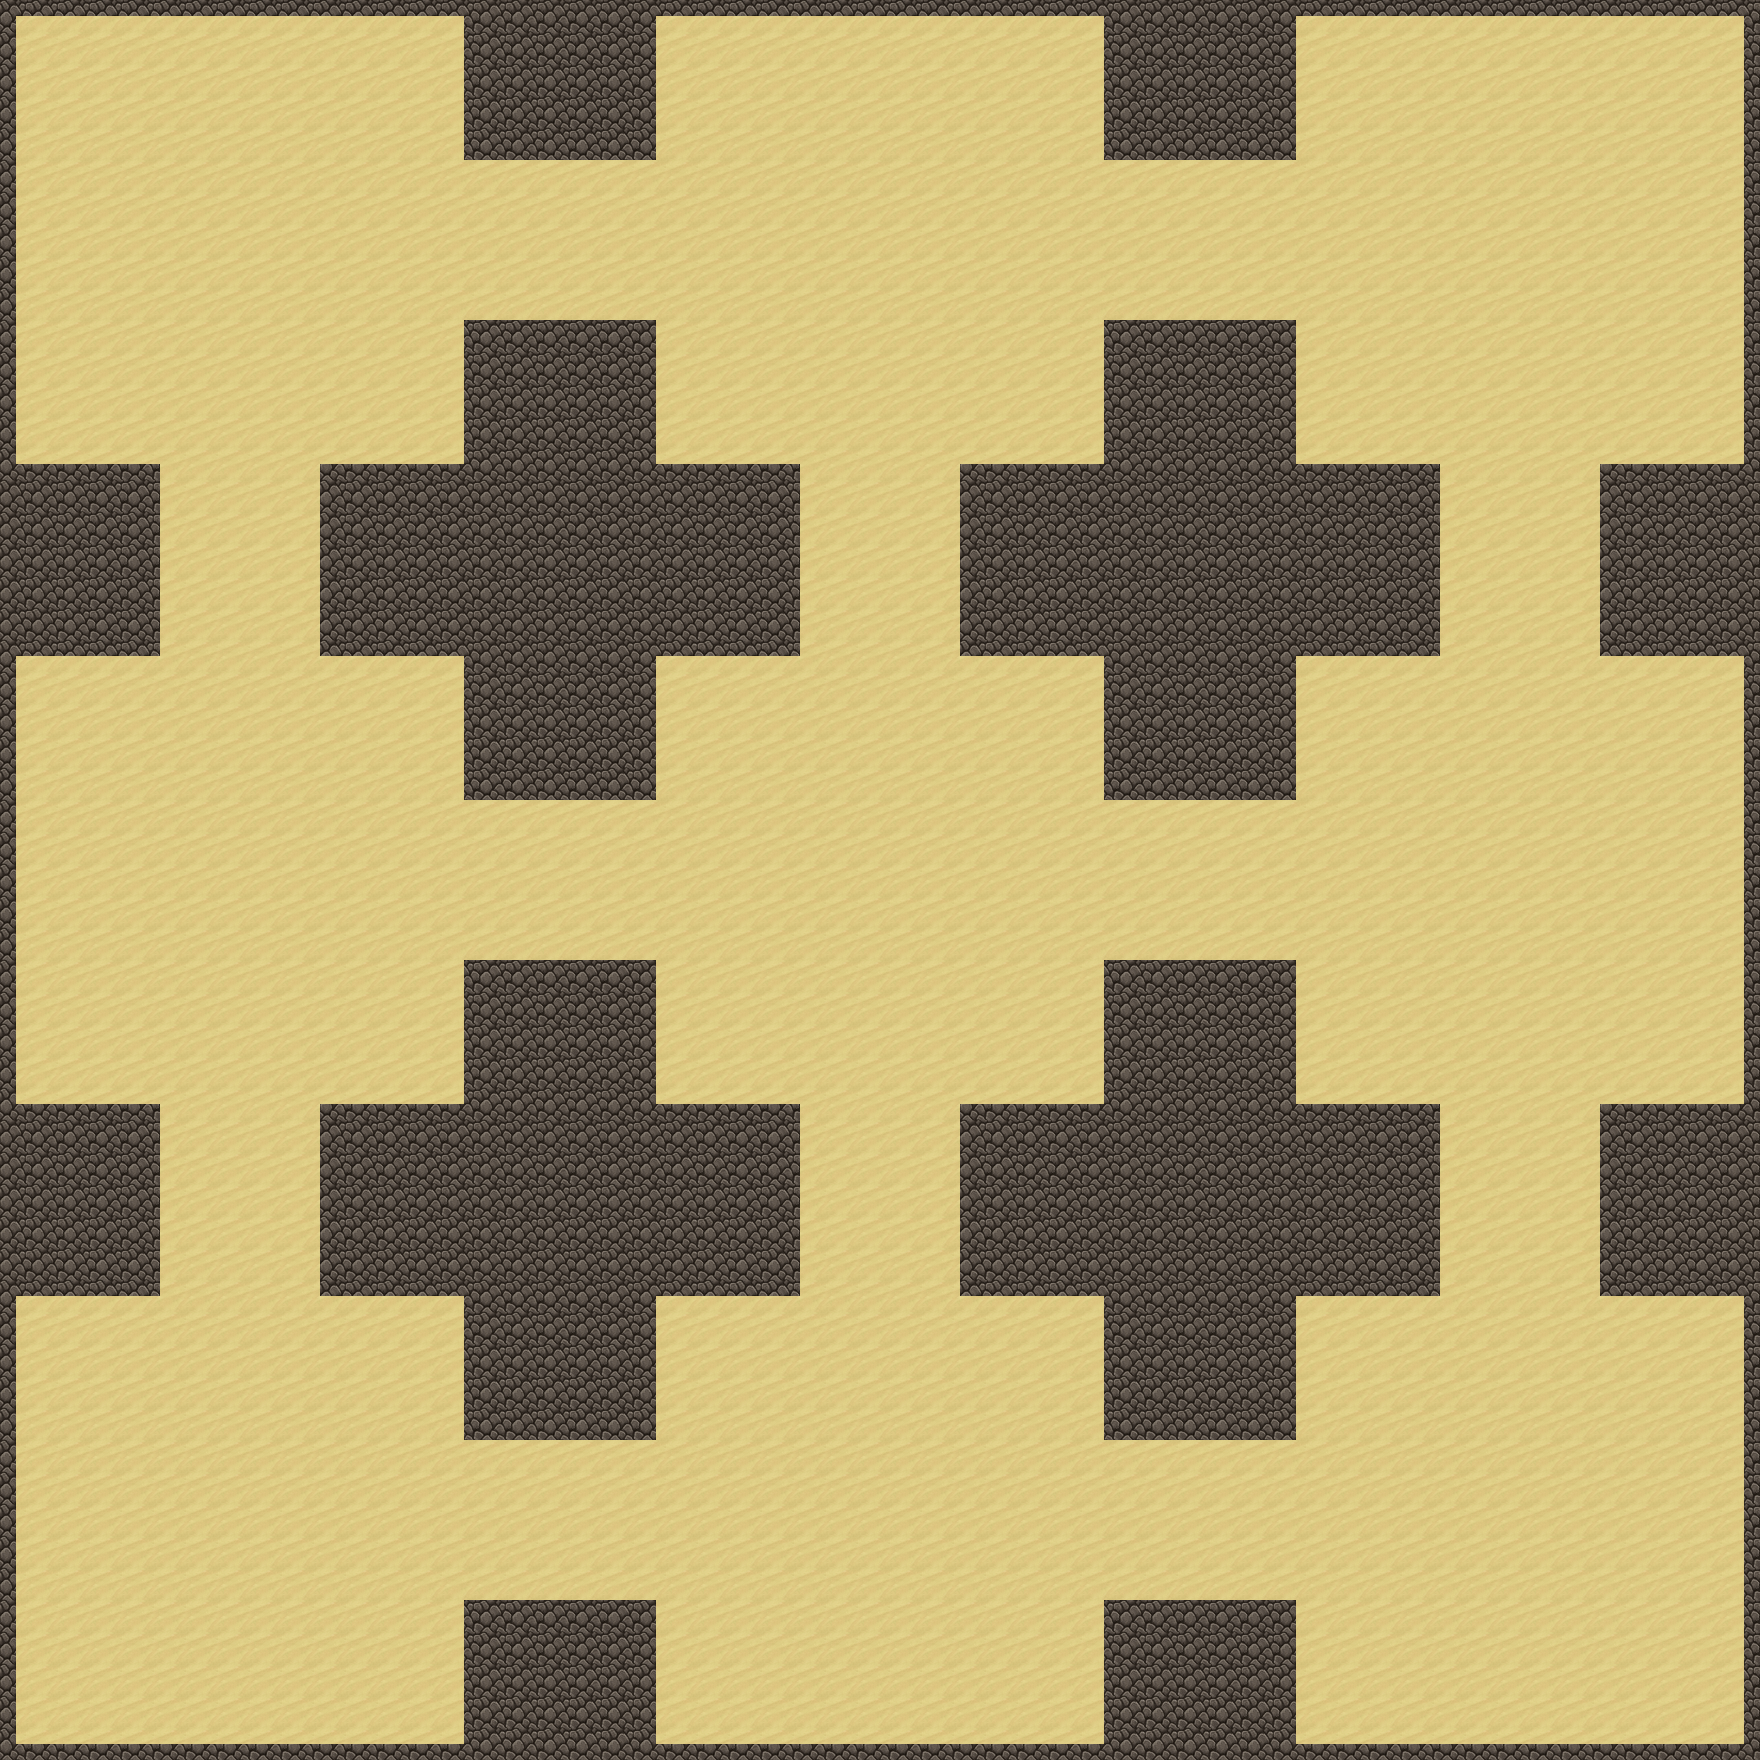

This game map was drawn from its Tiled (.tmx) file and the tilesets committed beside it. A one-line description and the trimmed map source follow:
An orthogonal 110x110 tile map with 16x16 px tiles, 2 tile layers (ground, object_tile) and 85 objects.

<map version="1.10" tiledversion="1.10.1" orientation="orthogonal" renderorder="right-down" width="110" height="110" tilewidth="16" tileheight="16" infinite="0" nextlayerid="18" nextobjectid="176">
 <tileset firstgid="1" source="../tsx/celianna_TileA5.tsx" />
 <layer id="1" name="ground" width="110" height="110">
  <data>[12100 cells, 12100 non-empty, 4 distinct tile ids]</data>
 </layer>
 <layer id="2" name="object_tile" width="110" height="110">
  <data>[12100 cells, 3604 non-empty, 4 distinct tile ids]</data>
 </layer>
 <objectgroup id="16" name="destroyable_object">
  <object id="143" gid="34" x="121" y="885" width="16" height="16" />
  <object id="144" gid="34" x="237" y="982" width="16" height="16" />
  <object id="145" gid="34" x="126" y="1021" width="16" height="16" />
  <object id="146" gid="34" x="176" y="370" width="16" height="16" />
  <object id="147" gid="34" x="290" y="290" width="16" height="16" />
  <object id="148" gid="34" x="334" y="396" width="16" height="16" />
  <object id="149" gid="34" x="185" y="1408" width="16" height="16" />
  <object id="150" gid="34" x="103" y="1516" width="16" height="16" />
  <object id="151" gid="34" x="343" y="1590" width="16" height="16" />
  <object id="152" gid="34" x="107" y="240" width="16" height="16" />
  <object id="153" gid="34" x="255" y="193" width="16" height="16" />
  <object id="154" gid="34" x="204" y="270" width="16" height="16" />
  <object id="155" gid="34" x="194" y="137" width="16" height="16" />
  <object id="156" gid="34" x="147" y="210" width="16" height="16" />
  <object id="157" gid="34" x="101" y="154" width="16" height="16" />
  <object id="158" gid="34" x="301" y="114" width="16" height="16" />
  <object id="159" gid="34" x="359" y="198" width="16" height="16" />
  <object id="160" gid="34" x="367" y="248" width="16" height="16" />
  <object id="161" gid="34" x="353" y="300" width="16" height="16" />
  <object id="162" gid="34" x="224" y="347" width="16" height="16" />
  <object id="163" gid="34" x="67" y="303" width="16" height="16" />
  <object id="164" gid="34" x="85" y="376" width="16" height="16" />
  <object id="165" gid="34" x="126" y="430" width="16" height="16" />
  <object id="166" gid="34" x="352" y="159" width="16" height="16" />
  <object id="167" gid="34" x="167" y="105" width="16" height="16" />
  <object id="168" gid="34" x="341" y="84" width="16" height="16" />
  <object id="169" gid="34" x="284" y="379" width="16" height="16" />
  <object id="170" gid="34" x="252" y="430" width="16" height="16" />
  <object id="171" gid="34" x="396" y="366" width="16" height="16" />
  <object id="172" gid="34" x="397" y="443" width="16" height="16" />
  <object id="173" gid="34" x="251" y="269" width="16" height="16" />
  <object id="174" gid="34" x="300" y="209" width="16" height="16" />
  <object id="175" gid="34" x="238" y="114" width="16" height="16" />
 </objectgroup>
 <objectgroup id="3" name="collision_layer">
  <object id="6" x="464" y="15" width="191" height="145" />
  <object id="11" x="464" y="320" width="193" height="480" />
  <object id="12" x="463" y="959" width="194" height="482" />
  <object id="13" x="320" y="1104" width="481" height="192" />
  <object id="14" x="319" y="463" width="481" height="192" />
  <object id="15" x="465" y="1600" width="191" height="159" />
  <object id="16" x="0" y="-1" width="17" height="1762" />
  <object id="18" x="0" y="1745" width="1762" height="15" />
  <object id="20" x="1743" y="-3" width="21" height="1764" />
  <object id="21" x="-1" y="-1" width="1767" height="17" />
  <object id="22" x="1" y="464" width="159" height="193" />
  <object id="23" x="2" y="1103" width="158" height="194" />
  <object id="24" x="1103" y="1599" width="193" height="161" />
  <object id="25" x="1104" y="959" width="192" height="483" />
  <object id="26" x="959" y="1103" width="481" height="194" />
  <object id="27" x="1600" y="1103" width="162" height="194" />
  <object id="28" x="1600" y="463" width="163" height="193" />
  <object id="29" x="1103" y="319" width="192" height="482" />
  <object id="30" x="960" y="463" width="481" height="194" />
  <object id="31" x="1103" y="-1" width="193" height="162" />
 </objectgroup>
 <objectgroup id="15" name="door_layer">
  <object id="55" x="1105" y="161" width="15" height="159" />
  <object id="56" x="1279" y="161" width="16" height="160" />
  <object id="57" x="463" y="159" width="16" height="162" />
  <object id="58" x="639" y="158" width="16" height="163" />
  <object id="59" x="159" y="463" width="161" height="18" />
  <object id="60" x="160" y="641" width="160" height="15" />
  <object id="61" x="799" y="465" width="163" height="14" />
  <object id="62" x="799" y="638" width="165" height="17" />
  <object id="63" x="1441" y="465" width="160" height="15" />
  <object id="64" x="1441" y="641" width="159" height="15" />
  <object id="65" x="463" y="800" width="17" height="160" />
  <object id="66" x="640" y="800" width="16" height="160" />
  <object id="67" x="1105" y="801" width="15" height="160" />
  <object id="68" x="1279" y="800" width="16" height="160" />
  <object id="71" x="159" y="1104" width="162" height="17" />
  <object id="72" x="159" y="1280" width="162" height="17" />
  <object id="73" x="800" y="1104" width="160" height="16" />
  <object id="74" x="801" y="1278" width="160" height="17" />
  <object id="75" x="1440" y="1105" width="161" height="16" />
  <object id="76" x="1439" y="1279" width="162" height="17" />
  <object id="77" x="465" y="1440" width="15" height="161" />
  <object id="78" x="639" y="1440" width="16" height="162" />
  <object id="79" x="1104" y="1440" width="17" height="160" />
  <object id="80" x="1279" y="1440" width="16" height="160" />
 </objectgroup>
 <group id="6" name="room">
  <objectgroup id="14" name="9">
   <object id="52" x="1294" y="14" width="451" height="452" />
  </objectgroup>
  <objectgroup id="13" name="8">
   <object id="50" x="1294" y="655" width="451" height="451" />
  </objectgroup>
  <objectgroup id="12" name="7">
   <object id="48" x="1294" y="1296" width="452" height="452" />
  </objectgroup>
  <objectgroup id="11" name="6">
   <object id="47" x="654" y="1292" width="452" height="455" />
  </objectgroup>
  <objectgroup id="10" name="5">
   <object id="45" x="655" y="652" width="451" height="454" />
  </objectgroup>
  <objectgroup id="9" name="4">
   <object id="44" x="654" y="14" width="452" height="452" />
  </objectgroup>
  <objectgroup id="7" name="2">
   <object id="39" x="16" y="656" width="446" height="449" />
  </objectgroup>
  <objectgroup id="4" name="1">
   <object id="32" x="18" y="15" width="446" height="448" />
  </objectgroup>
 </group>
</map>
